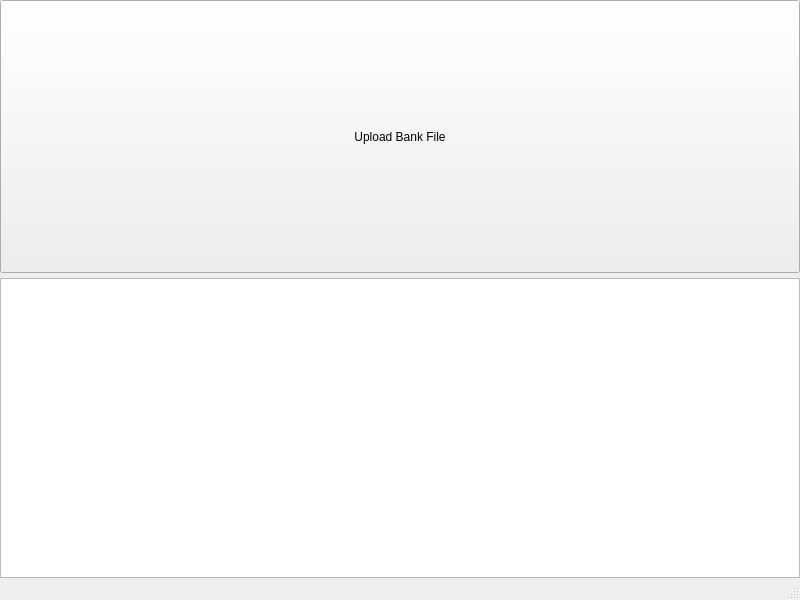
<?xml version="1.0" encoding="UTF-8"?>
<ui version="4.0">
 <class>MainWindow</class>
 <widget class="QMainWindow" name="MainWindow">
  <property name="geometry">
   <rect>
    <x>0</x>
    <y>0</y>
    <width>800</width>
    <height>600</height>
   </rect>
  </property>
  <property name="windowTitle">
   <string>MainWindow</string>
  </property>
  <widget class="QWidget" name="centralwidget">
   <layout class="QVBoxLayout" name="verticalLayout">
    <property name="spacing">
     <number>5</number>
    </property>
    <property name="leftMargin">
     <number>0</number>
    </property>
    <property name="topMargin">
     <number>0</number>
    </property>
    <property name="rightMargin">
     <number>0</number>
    </property>
    <property name="bottomMargin">
     <number>0</number>
    </property>
    <item>
     <layout class="QHBoxLayout" name="ButtonViewLayout">
      <item>
       <widget class="QPushButton" name="UploadBankCSVButton">
        <property name="sizePolicy">
         <sizepolicy hsizetype="Expanding" vsizetype="Expanding">
          <horstretch>0</horstretch>
          <verstretch>0</verstretch>
         </sizepolicy>
        </property>
        <property name="minimumSize">
         <size>
          <width>100</width>
          <height>20</height>
         </size>
        </property>
        <property name="maximumSize">
         <size>
          <width>16777215</width>
          <height>16777215</height>
         </size>
        </property>
        <property name="text">
         <string notr="true">Upload Bank File</string>
        </property>
       </widget>
      </item>
     </layout>
    </item>
    <item>
     <widget class="QTableView" name="DataTableView">
      <property name="minimumSize">
       <size>
        <width>800</width>
        <height>300</height>
       </size>
      </property>
     </widget>
    </item>
   </layout>
  </widget>
  <widget class="QMenuBar" name="menubar">
   <property name="geometry">
    <rect>
     <x>0</x>
     <y>0</y>
     <width>800</width>
     <height>21</height>
    </rect>
   </property>
  </widget>
  <widget class="QStatusBar" name="statusbar"/>
 </widget>
 <resources/>
 <connections/>
</ui>
